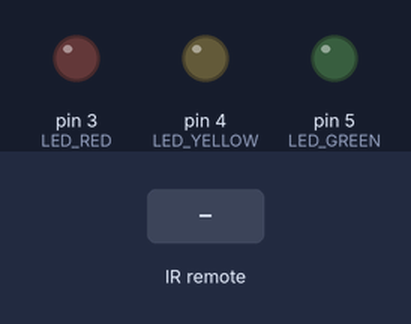
Bench run of a sketch on a simulated Arduino Uno, built with avr-gcc and run on an emulated ATmega328P. Shown: output pins drawn as LEDs (lit = HIGH). The inputs (shaded band) are chosen by the test bench. What the sketch prints to the serial monitor is not drawn.

Above: at 1.3 s.
1.4 s: infrared code 0x45 received
At 1.9 s:
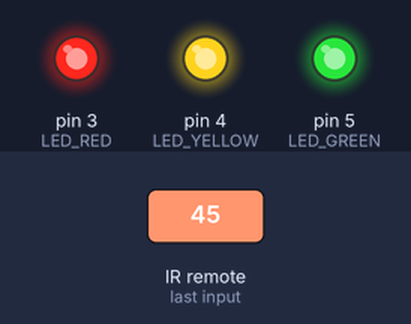
2.9 s: infrared code 0x16 received
At 4.1 s:
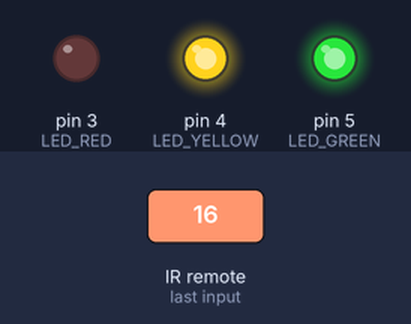
4.4 s: infrared code 0x19 received
At 5.4 s:
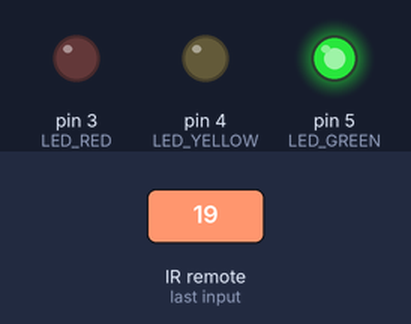
5.9 s: infrared code 0x16 received
At 6.5 s:
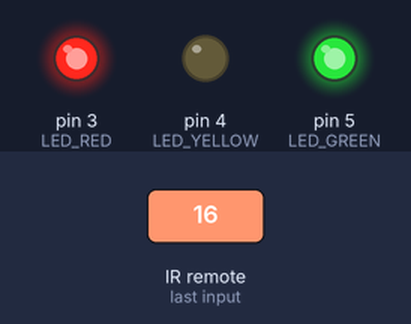
7.4 s: infrared code 0x0D received
At 8.6 s:
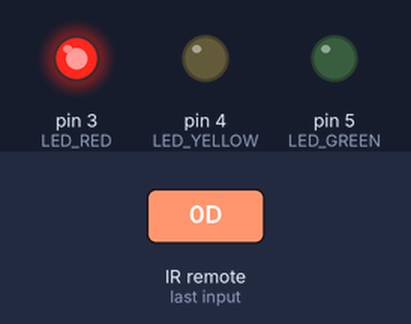
8.9 s: infrared code 0x19 received
At 10.0 s:
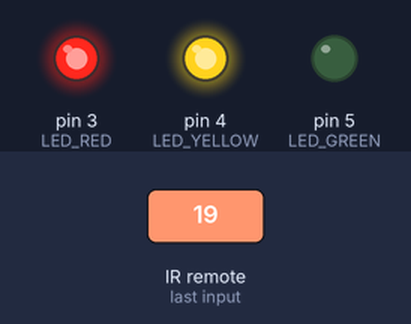
Timing chart, 0 to 11.4 s (numbered marks = the images above; inputs shaded):
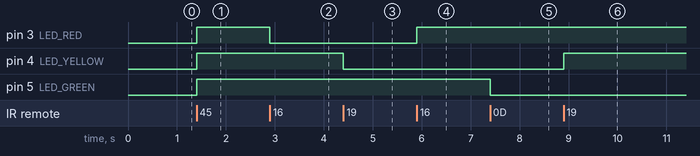

Measured:
- after the input at 1.4 s, pin 3 (LED_RED), pin 4 (LED_YELLOW), pin 5 (LED_GREEN): LOW → HIGH at once
- after the input at 2.9 s, pin 3 (LED_RED): HIGH → LOW at once
- after the input at 4.4 s, pin 4 (LED_YELLOW): HIGH → LOW at once
- after the input at 5.9 s, pin 3 (LED_RED): LOW → HIGH at once
- after the input at 7.4 s, pin 5 (LED_GREEN): HIGH → LOW at once
- after the input at 8.9 s, pin 4 (LED_YELLOW): LOW → HIGH at once

The sketch:

02_ir_led_control.ino
```cpp
/*
 * 第五組：遠端遙控組
 * 範例 2：紅外線控制 LED
 *
 * 學習重點：
 * - 根據按鍵執行動作
 * - switch-case 結構
 * - 狀態切換邏輯
 *
 * 請先執行範例 1 記錄你的遙控器編碼，
 * 然後修改下方的 IR_xxx 定義！
 */

#include <IRremote.hpp>

#define IR_RECEIVE_PIN 2

// LED 腳位
#define LED_RED 3
#define LED_YELLOW 4
#define LED_GREEN 5

// ===== 請修改為你的遙控器編碼 =====
// 以下是範例編碼，需要替換成你的遙控器
#define IR_POWER  0x45    // 電源鍵 - 全部開關
#define IR_1      0x16    // 按鍵 1 - 紅燈
#define IR_2      0x19    // 按鍵 2 - 黃燈
#define IR_3      0x0D    // 按鍵 3 - 綠燈
#define IR_UP     0x18    // 向上鍵 - 全亮
#define IR_DOWN   0x52    // 向下鍵 - 全滅
// =================================

bool redState = false;
bool yellowState = false;
bool greenState = false;

void setup() {
  Serial.begin(9600);
  Serial.println("=== 紅外線控制 LED ===");

  // 初始化紅外線
  IrReceiver.begin(IR_RECEIVE_PIN, ENABLE_LED_FEEDBACK);

  // 設定 LED 腳位
  pinMode(LED_RED, OUTPUT);
  pinMode(LED_YELLOW, OUTPUT);
  pinMode(LED_GREEN, OUTPUT);

  // 初始化 LED 關閉
  allOff();

  Serial.println();
  Serial.println("按鍵功能：");
  Serial.println("1 = 紅燈切換");
  Serial.println("2 = 黃燈切換");
  Serial.println("3 = 綠燈切換");
  Serial.println("▲ = 全部亮");
  Serial.println("▼ = 全部滅");
  Serial.println("電源 = 全部切換");
  Serial.println();
}

void loop() {
  if (IrReceiver.decode()) {
    // 過濾重複碼
    if (!(IrReceiver.decodedIRData.flags & IRDATA_FLAGS_IS_REPEAT)) {

      uint32_t command = IrReceiver.decodedIRData.command;

      Serial.print("收到指令: 0x");
      Serial.print(command, HEX);
      Serial.print(" → ");

      // 根據按鍵執行動作
      switch (command) {
        case IR_1:
          redState = !redState;
          digitalWrite(LED_RED, redState);
          Serial.println("紅燈切換");
          break;

        case IR_2:
          yellowState = !yellowState;
          digitalWrite(LED_YELLOW, yellowState);
          Serial.println("黃燈切換");
          break;

        case IR_3:
          greenState = !greenState;
          digitalWrite(LED_GREEN, greenState);
          Serial.println("綠燈切換");
          break;

        case IR_UP:
          allOn();
          Serial.println("全部亮");
          break;

        case IR_DOWN:
          allOff();
          Serial.println("全部滅");
          break;

        case IR_POWER:
          toggleAll();
          Serial.println("全部切換");
          break;

        default:
          Serial.println("未定義按鍵");
          break;
      }
    }

    IrReceiver.resume();
  }
}

void allOn() {
  redState = yellowState = greenState = true;
  digitalWrite(LED_RED, HIGH);
  digitalWrite(LED_YELLOW, HIGH);
  digitalWrite(LED_GREEN, HIGH);
}

void allOff() {
  redState = yellowState = greenState = false;
  digitalWrite(LED_RED, LOW);
  digitalWrite(LED_YELLOW, LOW);
  digitalWrite(LED_GREEN, LOW);
}

void toggleAll() {
  // 如果任何燈亮著，就全滅；否則全亮
  if (redState || yellowState || greenState) {
    allOff();
  } else {
    allOn();
  }
}

/*
 * 知識補充：
 *
 * switch-case 結構：
 *
 * switch (變數) {
 *   case 值1:
 *     // 執行動作
 *     break;
 *   case 值2:
 *     // 執行動作
 *     break;
 *   default:
 *     // 其他情況
 *     break;
 * }
 *
 * 注意：
 * - 每個 case 後面要有 break
 * - 沒有 break 會繼續執行下一個 case
 * - default 處理未列出的情況
 *
 * 狀態切換技巧：
 * - state = !state; // 反轉布林值
 * - true 變 false，false 變 true
 *
 * 練習題：
 * 1. 加入更多按鍵控制
 * 2. 實作長按功能（閃爍）
 * 3. 加入蜂鳴器反饋聲音
 */
```
